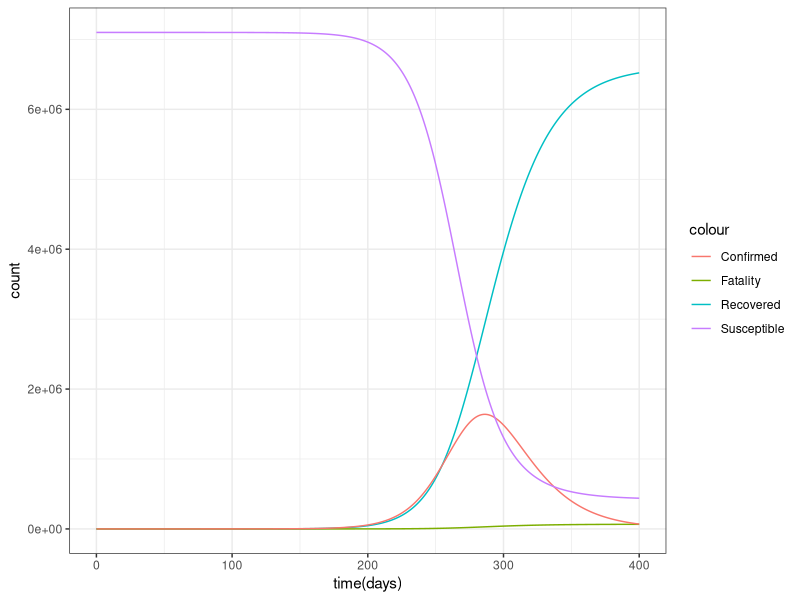

This figure's R source:
library(deSolve)
library(ggplot2)
library(dplyr)


parameters_table <- tribble(
    ~parameter,   ~value, ~symbol,
    "R0", 3.0 , "R0",
    "incubation time", 6.0 , "inc_t",
    "hospitalization time", 21 , "hosp_t",
    "Infection mortality rate", 0.01 , "IFR"
)

parameters <- parameters_table$value
names(parameters) <- parameters_table$symbol
parameters <- c(parameters, beta = as.numeric(parameters["R0"]/parameters["hosp_t"]))
parameters

pop_size <- 7.1E6
social_dist <- 1.0


state <- c(S = pop_size,
           E = 1,
           I = 0,
           R = 0,
           D = 0)

seird <- function(t, state , parameters){
    with(as.list(c(state,parameters)),{

        dS <- - S * I * beta * social_dist / pop_size

        dE <- (S * I * beta * social_dist / pop_size) -
            E/ inc_t

        dI <- (E/ inc_t)-
            I / hosp_t

        dR <- (1-IFR) * I / hosp_t

        dD <- IFR * I / hosp_t

        list(c(dS,dE,dI,dR,dD))
    })
}

times <- seq(0, 400, by = 0.1)

out <- ode(y = state, times = times, func = seird, parms = parameters) %>% as.data.frame()

out %>%
    ggplot(aes(x = time))+
    geom_line(aes(y=R, color = "Recovered")) +
    geom_line(aes(y = D, color = "Fatality"), )+
   geom_line(aes(y=I, color = "Confirmed")) +
    geom_line(aes(y=S, color = "Susceptible")) +
    ylab("count")+xlab("time(days)")+
    # scale_y_log10() +
    theme_bw()


cat("%recovered:",out$R[nrow(out)]*100/pop_size)
cat("%fatality:",out$D[nrow(out)]*100/pop_size)
